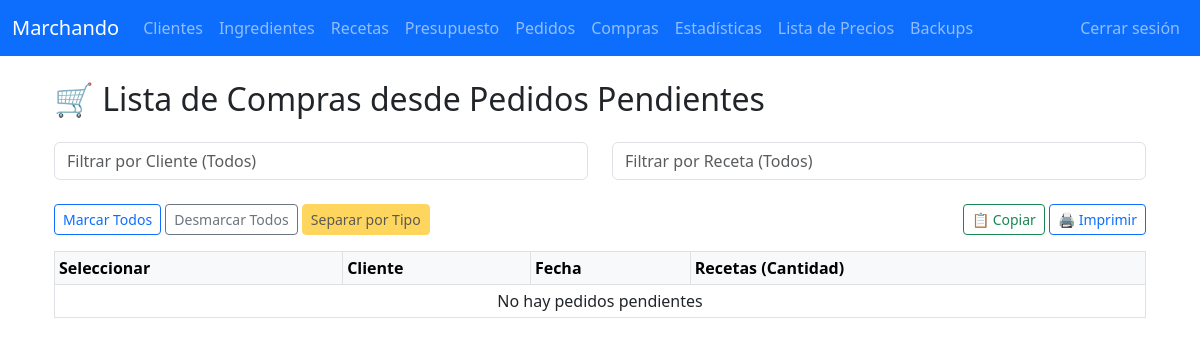
Page /compras (signed in) on the earlier database version.
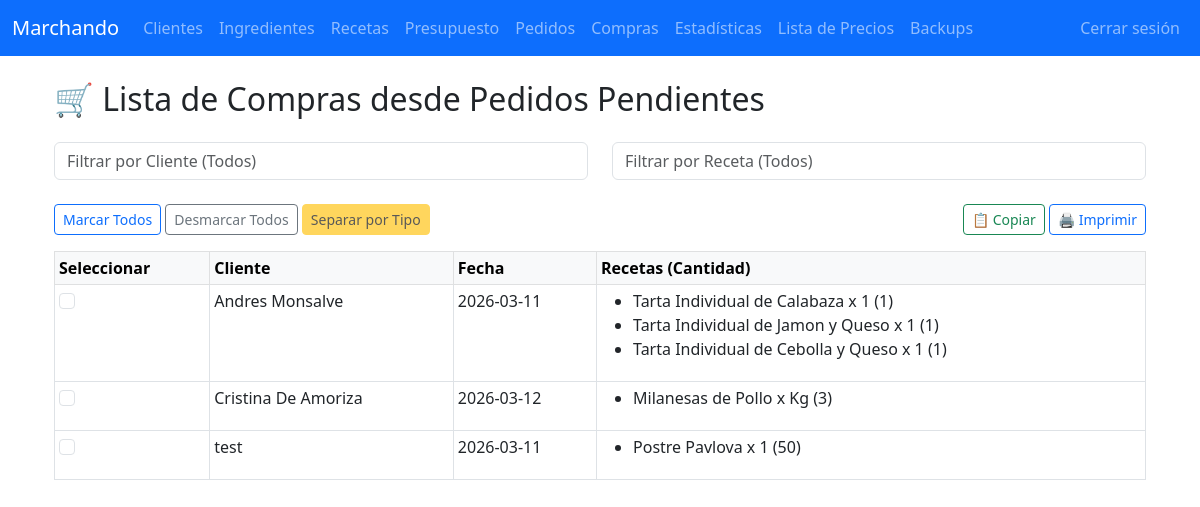
Same page on the later database version.
### tables this page shows
CREATE TABLE pedidos (
    id INTEGER PRIMARY KEY AUTOINCREMENT,
    cliente_id INTEGER,
    receta_id INTEGER,
    fecha TEXT,
    cantidad INTEGER,
    precio_unitario REAL,
    precio_total REAL,
    estado TEXT,
    FOREIGN KEY(cliente_id) REFERENCES clientes(id),
    FOREIGN KEY(receta_id) REFERENCES recetas(id)
);

CREATE TABLE clientes (
    id INTEGER PRIMARY KEY AUTOINCREMENT,
    nombre TEXT NOT NULL,
    contacto TEXT,
    direccion TEXT
);

CREATE TABLE recetas (
    id INTEGER PRIMARY KEY AUTOINCREMENT,
    nombre TEXT NOT NULL,
    referencia TEXT,
    UNIQUE(nombre)
);

### app.py (the view)
@app.route('/compras')
@login_required
def compras():
    with get_conn() as conn:
        filas = conn.execute('''
            SELECT p.*, r.nombre as receta, c.nombre as cliente
            FROM pedidos p
            JOIN recetas r ON p.receta_id = r.id
            JOIN clientes c ON p.cliente_id = c.id
            WHERE p.estado = 'pendiente'
            ORDER BY c.nombre, p.fecha DESC
        ''').fetchall()
    from collections import defaultdict
    grupos = defaultdict(lambda: {'pedidos': [], 'cliente': '', 'cliente_id': None, 'fecha': None, 'estado': None, 'total': 0})
    for f in filas:
        key = (f['cliente_id'], f['fecha'], f['estado'])
        grupos[key]['pedidos'].append(f)
        grupos[key]['cliente'] = f['cliente']
        grupos[key]['cliente_id'] = f['cliente_id']
        grupos[key]['fecha'] = f['fecha']
        grupos[key]['estado'] = f['estado']
        grupos[key]['total'] += f['precio_total']
    pedidos_agrupados = list(grupos.values())
    return render_template('compras.html', pedidos_agrupados=pedidos_agrupados)

### app.py (called while the page is built)
def login_required(f):
    @wraps(f)
    def decorated_function(*args, **kwargs):
        if not session.get('logged_in'): # PRUEBAS LOCALES
            return redirect(url_for('login', next=request.path))
        return f(*args, **kwargs)
    return decorated_function

def get_conn():
    conn = sqlite3.connect(DB_NAME)
    conn.row_factory = sqlite3.Row
    return conn

### templates/compras.html (shortened to what this page needs)
{% extends "base.html" %}
{% block content %}
<div class="container mt-4">
    <h2 class="mb-4">🛒 Lista de Compras desde Pedidos Pendientes</h2>
    <div class="row mb-3">
        <div class="col-md-6 mb-2">
            <input type="text" id="filtro_cliente" class="form-control" placeholder="Filtrar por Cliente (Todos)">
        </div>
        <div class="col-md-6 mb-2">
            <input type="text" id="filtro_receta" class="form-control" placeholder="Filtrar por Receta (Todos)">
        </div>
    </div>
    <div class="mb-3 d-flex justify-content-between align-items-center">
        <div>
            <button class="btn btn-sm btn-outline-primary" id="marcar_todos">Marcar Todos</button>
            <button class="btn btn-sm btn-outline-secondary" id="desmarcar_todos">Desmarcar Todos</button>
            <button class="btn btn-sm btn-warning" id="btn_separar_tipo" disabled>
            Separar por Tipo
            </button>
        </div>
        <div>
        <button class="btn btn-sm btn-outline-success" onclick="copiarCompras()">📋 Copiar</button>
        <button class="btn btn-sm btn-outline-primary" onclick="imprimirCompras()">🖨️ Imprimir</button>
        </div>
    </div>
    <table class="table table-bordered table-hover table-sm" id="tabla_pedidos">
        <thead class="table-light">
            <tr>
                <th>Seleccionar</th>
                <th>Cliente</th>
                <th>Fecha</th>
                <th>Recetas (Cantidad)</th>
            </tr>
        </thead>
        <tbody>
            {% for pedido in pedidos_agrupados %}
            <tr class="cursor-pointer">
                <td>
                    <input type="checkbox" class="pedido_checkbox form-check-input form-check-input-lg"
                           data-cliente="{{ pedido.cliente_id }}"
                           data-fecha="{{ pedido.fecha }}">
                </td>
                <td class="td-cliente">{{ pedido.cliente }}</td>
                <td>{{ pedido.fecha }}</td>
                <td class="td-receta">
                    <ul>
                        {% for linea in pedido.pedidos %}
                        <li>{{ linea.receta }} ({{ linea.cantidad }})</li>
                        {% endfor %}
                    </ul>
                </td>
            </tr>
            {% else %}
            <tr><td colspan="4" class="text-center">No hay pedidos pendientes</td></tr>
            {% endfor %}
        </tbody>
    </table>
</div>
{% endblock %}

Differences in the rows shown:
added pedidos: cliente "Andres Monsalve", fecha "2026-03-11", receta "Tarta Individual de Cebolla y Queso x 1", cantidad "1"
added pedidos: receta "Tarta Individual de Calabaza x 1", cantidad "1", shown under "Andres Monsalve"
added pedidos: receta "Tarta Individual de Jamon y Queso x 1", cantidad "1", shown under "Andres Monsalve"
added pedidos: cliente "Cristina De Amoriza", fecha "2026-03-12", receta "Milanesas de Pollo x Kg", cantidad "3"
added pedidos: cliente "test", fecha "2026-03-11", receta "Postre Pavlova x 1", cantidad "50"
Other differences:
text no longer shown: "No hay pedidos pendientes"
